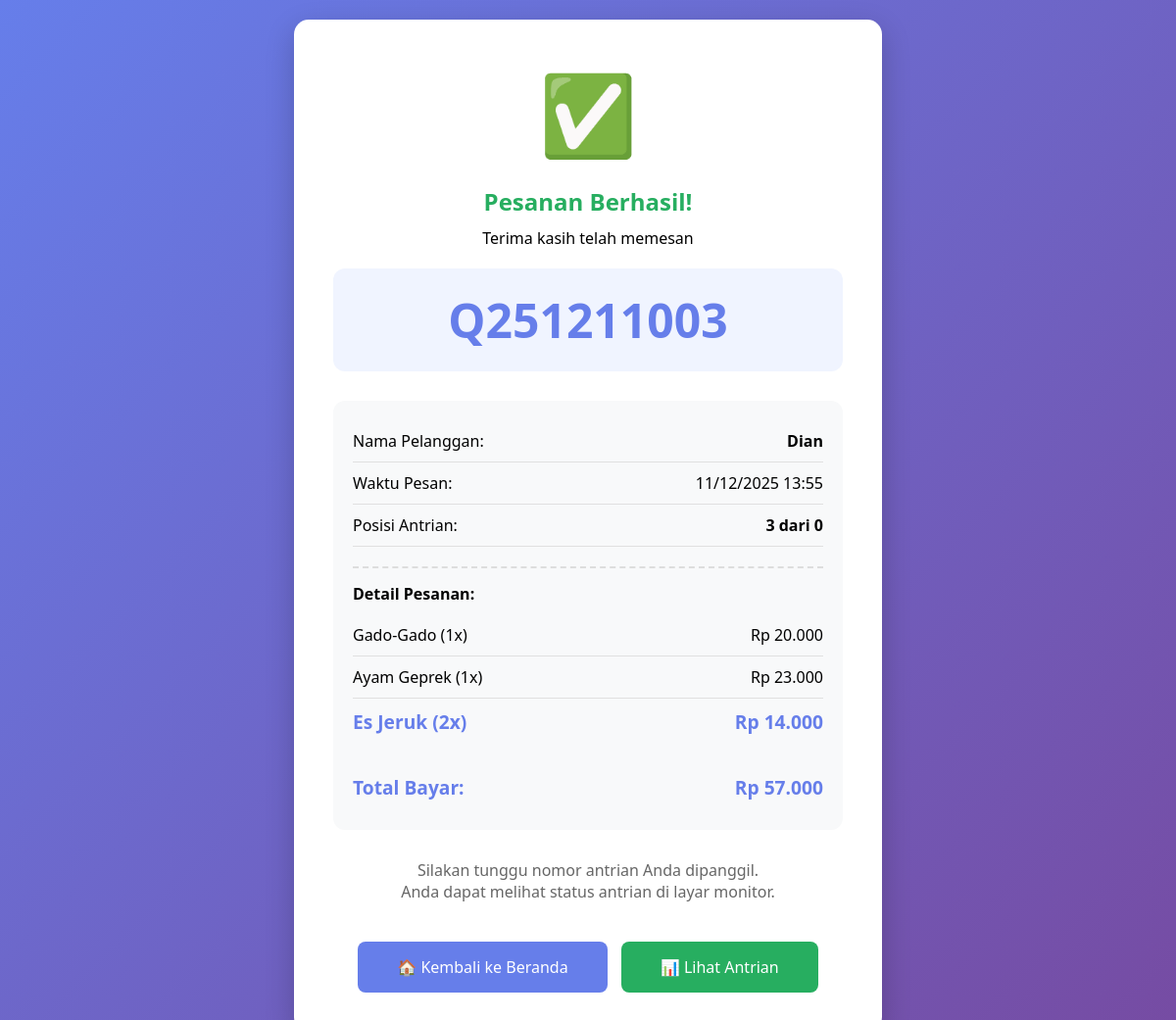
Page /receipt.php?nomor=Q251211003 on the committed database.
### tables this page shows
CREATE TABLE `pesanan` (
  `id` int(11) NOT NULL,
  `nomor_antrian` varchar(20) NOT NULL,
  `nama_pelanggan` varchar(100) NOT NULL,
  `total_harga` decimal(10,2) NOT NULL,
  `status` enum('antri','diproses','selesai','diambil') DEFAULT 'antri',
  `waktu_pesan` timestamp NOT NULL DEFAULT current_timestamp(),
  `waktu_selesai` timestamp NULL DEFAULT NULL,
  `posisi_queue` int(11) DEFAULT NULL
);

CREATE TABLE `detail_pesanan` (
  `id` int(11) NOT NULL,
  `pesanan_id` int(11) DEFAULT NULL,
  `menu_id` int(11) DEFAULT NULL,
  `jumlah` int(11) NOT NULL,
  `harga` decimal(10,2) NOT NULL,
  `subtotal` decimal(10,2) NOT NULL
);

CREATE TABLE `menu` (
  `id` int(11) NOT NULL,
  `nama` varchar(100) NOT NULL,
  `harga` decimal(10,2) NOT NULL,
  `kategori` varchar(50) DEFAULT NULL,
  `gambar` varchar(200) DEFAULT NULL,
  `status` enum('tersedia','habis') DEFAULT 'tersedia'
);

### QueueClass.php (called while the page is built, shortened)
<?php
class OrderQueue {
    private $conn;
    public function __construct($connection) {
        $this->conn = $connection;
    }
    public function getQueueSize() {
        $query = "SELECT COUNT(*) as total FROM pesanan WHERE status = 'antri'";
        $result = mysqli_query($this->conn, $query);
        $row = mysqli_fetch_assoc($result);
        return $row['total'];
    }
    public function getOrderDetails($pesanan_id) {
        $query = "SELECT dp.*, m.nama as nama_menu
                  FROM detail_pesanan dp
                  JOIN menu m ON dp.menu_id = m.id
                  WHERE dp.pesanan_id = ?";
        $stmt = mysqli_prepare($this->conn, $query);
        mysqli_stmt_bind_param($stmt, "i", $pesanan_id);
        mysqli_stmt_execute($stmt);
        $result = mysqli_stmt_get_result($stmt);
        $details = [];
        while ($row = mysqli_fetch_assoc($result)) {
            $details[] = $row;
        }
        return $details;
    }
}
?>

### receipt.php (the view, shortened to what this page needs)
<?php
require_once 'config.php';
require_once 'QueueClass.php';
$nomor_antrian = isset($_GET['nomor']) ? $_GET['nomor'] : '';
$query = "SELECT * FROM pesanan WHERE nomor_antrian = ?";
$stmt = mysqli_prepare($conn, $query);
mysqli_stmt_bind_param($stmt, "s", $nomor_antrian);
mysqli_stmt_execute($stmt);
$result = mysqli_stmt_get_result($stmt);
$order = mysqli_fetch_assoc($result);
$queue = new OrderQueue($conn);
$details = $queue->getOrderDetails($order['id']);
$queue_size = $queue->getQueueSize();
?>
<!DOCTYPE html>
<html lang="id">
<head>
    <link rel="stylesheet" href="style.css">
</head>
<body>
    <div class="container">
        <div class="receipt-container">
            <div class="receipt-icon">✅</div>
            <h2>Pesanan Berhasil!</h2>
            <p>Terima kasih telah memesan</p>
            <div class="queue-number">
                <?php echo $order['nomor_antrian']; ?>
            </div>
            <div class="receipt-details">
                <div class="receipt-row">
                    <span>Nama Pelanggan:</span>
                    <strong><?php echo $order['nama_pelanggan']; ?></strong>
                </div>
                <div class="receipt-row">
                    <span>Waktu Pesan:</span>
                    <span><?php echo date('d/m/Y H:i', strtotime($order['waktu_pesan'])); ?></span>
                </div>
                <div class="receipt-row">
                    <span>Posisi Antrian:</span>
                    <strong><?php echo $order['posisi_queue']; ?> dari <?php echo $queue_size; ?></strong>
                </div>
                <div style="margin: 20px 0; padding-top: 15px; border-top: 2px dashed #ddd;">
                    <p style="font-weight: bold; margin-bottom: 10px;">Detail Pesanan:</p>
                    <?php foreach ($details as $detail): ?>
                        <div class="receipt-row">
                            <span><?php echo $detail['nama_menu']; ?> (<?php echo $detail['jumlah']; ?>x)</span>
                            <span>Rp <?php echo number_format($detail['subtotal'], 0, ',', '.'); ?></span>
                        </div>
                    <?php endforeach; ?>
                </div>
                <div class="receipt-row">
                    <span>Total Bayar:</span>
                    <strong>Rp <?php echo number_format($order['total_harga'], 0, ',', '.'); ?></strong>
                </div>
            </div>
            <p style="color: #666; margin: 20px 0;">
                Silakan tunggu nomor antrian Anda dipanggil.<br>
                Anda dapat melihat status antrian di layar monitor.
            </p>
            <a href="index.php" class="btn-back">🏠 Kembali ke Beranda</a>
            <a href="queue.php" class="btn-back" style="background: #27ae60; margin-left: 10px;">
                📊 Lihat Antrian
            </a>
        </div>
    </div>
</body>
</html>

### style.css (style rules this page uses)
* { margin: 0; padding: 0; box-sizing: border-box; }
body { font-family: 'Segoe UI', Tahoma, Geneva, Verdana, sans-serif; background: linear-gradient(135deg, #667eea 0%, #764ba2 100%); min-height: 100vh; }
.container { max-width: 1400px; margin: 0 auto; padding: 20px; }
.receipt-container { max-width: 600px; margin: 0 auto; background: white; padding: 40px; border-radius: 15px; box-shadow: 0 10px 30px rgba(0,0,0,0.2); text-align: center; }
.receipt-icon { font-size: 5em; margin-bottom: 20px; }
.receipt-container h2 { color: #27ae60; margin-bottom: 10px; }
.queue-number { font-size: 3em; color: #667eea; font-weight: bold; margin: 20px 0; padding: 20px; background: #f0f4ff; border-radius: 12px; }
.receipt-details { text-align: left; margin: 30px 0; padding: 20px; background: #f8f9fa; border-radius: 12px; }
.receipt-row { display: flex; justify-content: space-between; padding: 10px 0; border-bottom: 1px solid #e0e0e0; }
.receipt-row:last-child { border-bottom: none; font-weight: bold; font-size: 1.2em; color: #667eea; }
.btn-back { background: #667eea; color: white; padding: 15px 40px; text-decoration: none; border-radius: 8px; display: inline-block; margin-top: 20px; transition: all 0.3s; }

### rows in the picture
pesanan: nomor_antrian "Q251211003", nama_pelanggan "Dian", waktu_pesan "11/12/2025 13:55", posisi_queue "3", total_harga "57.000"
detail_pesanan: menu.nama "Gado-Gado", jumlah "1", subtotal "20.000"
detail_pesanan: menu.nama "Ayam Geprek", jumlah "1", subtotal "23.000"
detail_pesanan: menu.nama "Es Jeruk", jumlah "2", subtotal "14.000"

### other values in the picture
$queue_size "0"
